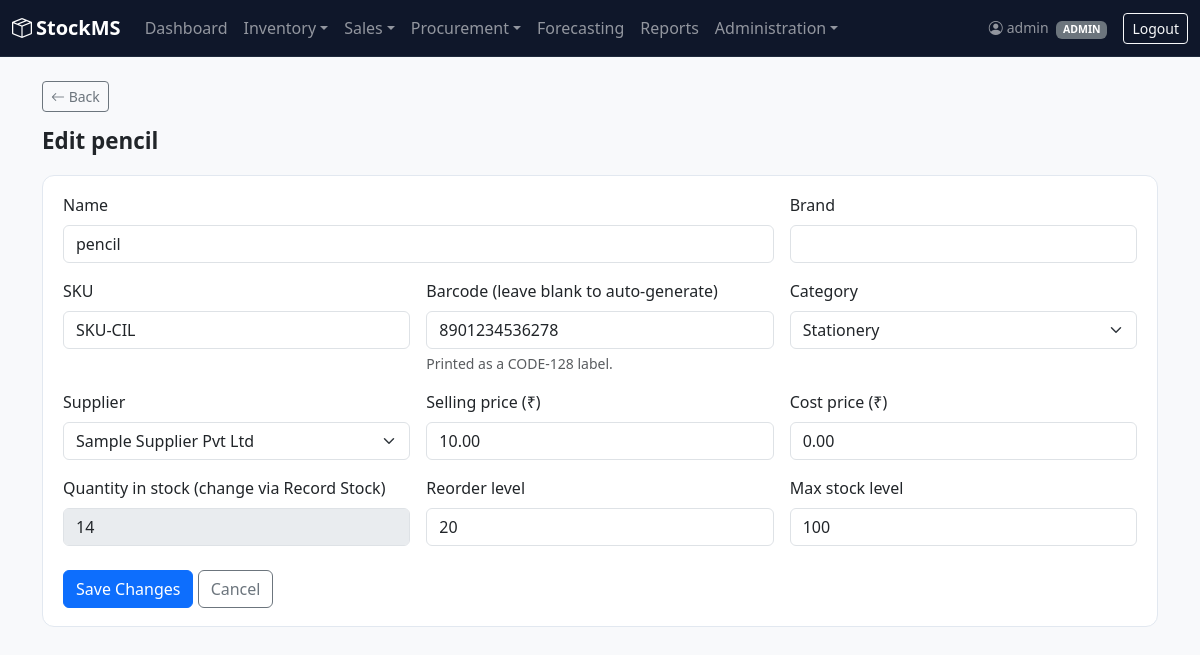
Before: /products/6/edit/ (signed in) with the older database file.
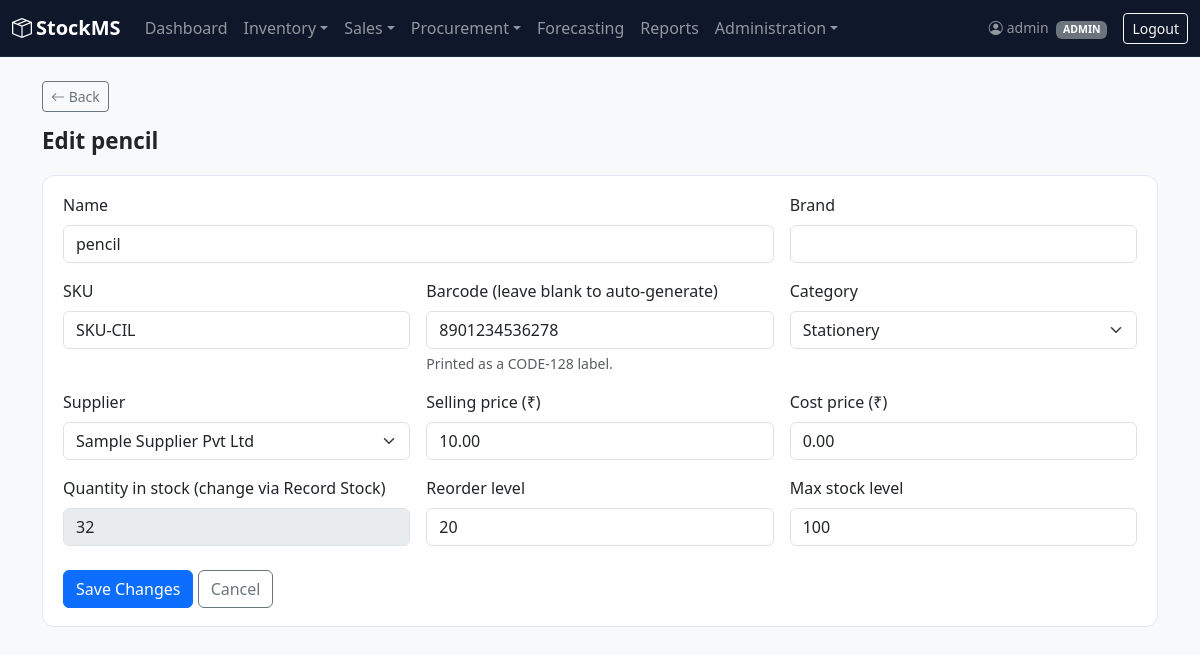
After: the same page with the newer database file.
### inventory/models.py (models this page shows, shortened)
class Product(models.Model):
    name = models.CharField(max_length=200)
    brand = models.CharField(max_length=80, blank=True, default='')
    sku = models.CharField(max_length=50, unique=True)
    barcode = models.CharField(max_length=100, unique=True, blank=True, null=True)
    category = models.ForeignKey(Category, on_delete=models.SET_NULL, null=True, related_name='products')
    supplier = models.ForeignKey(Supplier, on_delete=models.SET_NULL, null=True, related_name='products')
    price = models.DecimalField(max_digits=10, decimal_places=2)
    cost_price = models.DecimalField(max_digits=10, decimal_places=2, default=0)
    quantity = models.PositiveIntegerField(default=0)
    reorder_level = models.PositiveIntegerField(default=10)
    max_stock_level = models.PositiveIntegerField(default=100)
    created_at = models.DateTimeField(auto_now_add=True)
    updated_at = models.DateTimeField(auto_now=True)

### inventory/views.py (the view)
# urls.py: path('<int:pk>/edit/', views.product_update, name='product_update'),
@login_required
def product_update(request, pk):
    if request.user.role not in MANAGER_ROLES:
        messages.error(request, "You don't have permission to edit products.")
        return redirect('product_list')
    product = get_object_or_404(Product, pk=pk)
    form = ProductForm(request.POST or None, instance=product)
    if request.method == 'POST' and form.is_valid():
        product = form.save()
        _assign_barcode_if_missing(product)
        messages.success(request, f"Product '{product.name}' updated.")
        return redirect('product_detail', pk=product.pk)
    return render(request, 'inventory/product_form.html', {
        'form': form, 'title': f'Edit {product.name}', 'product': product,
    })

### inventory/forms.py (shortened to what this page needs)
class ProductForm(_BootstrapMixin, forms.ModelForm):
    class Meta:
        model = Product
        fields = [
            'name', 'brand', 'sku', 'barcode', 'category', 'supplier',
            'price', 'cost_price', 'quantity', 'reorder_level', 'max_stock_level',
        ]
        labels = {
            'sku': 'SKU',
            'price': 'Selling price (\u20b9)',
            'cost_price': 'Cost price (\u20b9)',
            'quantity': 'Opening quantity',
            'reorder_level': 'Reorder level',
            'max_stock_level': 'Max stock level',
            'barcode': 'Barcode (leave blank to auto-generate)',
        }
    def __init__(self, *args, **kwargs):
        super().__init__(*args, **kwargs)
        self.fields['category'].empty_label = '-- None --'
        self.fields['supplier'].empty_label = '-- None --'
        for name in ('price', 'cost_price'):
            self.fields[name].widget.attrs['step'] = '0.01'
        if self.instance and self.instance.pk:
            self.fields['quantity'].disabled = True
            self.fields['quantity'].label = 'Quantity in stock (change via Record Stock)'
        self._style_fields()

### inventory/templates/inventory/product_form.html (shortened to what this page needs)
{% extends 'base.html' %}
{% block content %}
<div class="page-header"><h2>{{ title }}</h2></div>
<form method="post" class="panel">
    <div class="row g-3">
        {% for field in form %}
        <div class="{% if field.name == 'name' %}col-md-8{% elif field.name == 'brand' %}col-md-4{% else %}col-md-4{% endif %}">
            <label class="form-label" for="{{ field.id_for_label }}">{{ field.label }}</label>
            {{ field }}
            {% if field.name == 'barcode' %}<div class="form-text">Printed as a CODE-128 label.</div>{% endif %}
        </div>
        {% endfor %}
    </div>
    <div class="mt-4">
        <button type="submit" class="btn btn-primary">{% if product %}Save Changes{% else %}Save Product{% endif %}</button>
        <a href="{% url 'product_list' %}" class="btn btn-outline-secondary">Cancel</a>
    </div>
</form>
{% endblock %}

Changed rows visible on the page:
changed Product "pencil": quantity "14" → "32"
